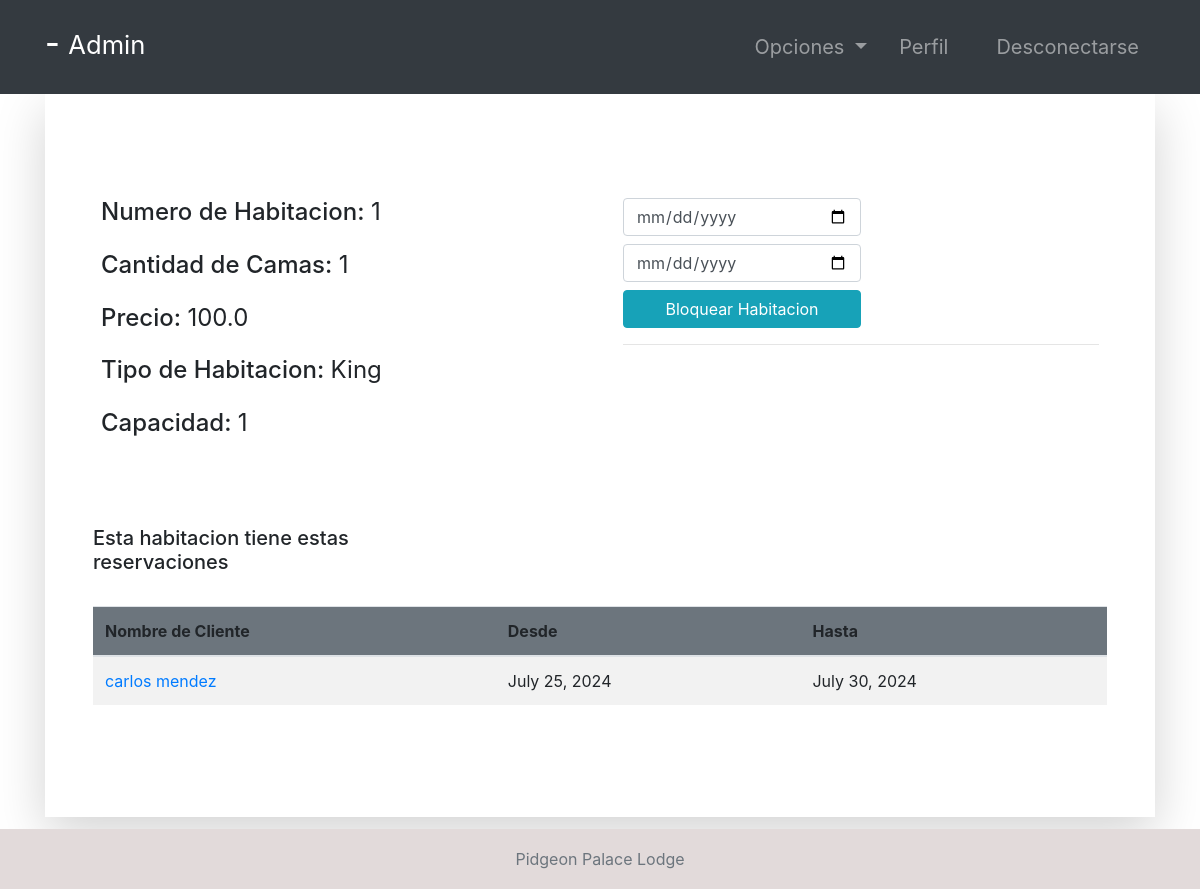
Screenshot of /room-profile/1/ (signed in) with the database file from the repository.
### room/models.py (models this page shows, shortened)
class Room(models.Model):
    ROOM_TYPES = (
        ('King', 'King'),
        ('Luxury', 'Luxury'),
        ('Normal', 'Normal'),
        ('Economic', 'Economic'),
    )
    number = models.IntegerField(primary_key=True)
    capacity = models.SmallIntegerField()
    numberOfBeds = models.SmallIntegerField()
    roomType = models.CharField(max_length=20, choices=ROOM_TYPES)
    price = models.FloatField()
    statusStartDate = models.DateField(null=True)
    statusEndDate = models.DateField(null=True)

class Booking(models.Model):
    roomNumber = models.ForeignKey(Room, on_delete=models.CASCADE)
    guest = models.ForeignKey(Guest, null=True, on_delete=models.CASCADE)
    dateOfReservation = models.DateField(default=timezone.now)
    startDate = models.DateField()
    endDate = models.DateField()

### accounts/models.py (models this page shows, shortened)
class Guest(models.Model):
    user = models.OneToOneField(User, null=True, on_delete=models.CASCADE)
    phoneNumber = PhoneNumberField(unique=True)

### room/views.py (the view, shortened to what this page needs)
# urls.py: path('room-profile/<str:id>/', room_profile, name="room-profile"),
@login_required(login_url='login')
def room_profile(request, id):
    role = str(request.user.groups.all()[0])
    path = role + "/"
    tempRoom = Room.objects.get(number=id)
    bookings = Booking.objects.filter(roomNumber=tempRoom)
    guests = Guest.objects.all()
    bookings2 = Booking.objects.all()
    context = {
        "role": role,
        "bookings": bookings,
        "room": tempRoom,
        "guests": guests,
        "bookings2": bookings2
    }
    return render(request, path + "room-profile.html", context)

### Templates/admin/room-profile.html
{% extends '../index.html' %}
{% block context %}
{% include '../common_pages/room-profile.html' %}
{% endblock %}

### Templates/incs/nav.html (shortened to what this page needs)
<nav class="navbar navbar-dark bg-dark navbar-expand-lg py-3 " role="navigation">
    <div class="container">
        <a href="" class="navbar-brand">
            <h2 class="text-capitalize">
                {{ request.user.first_name }} {{ request.user.last_name }} -
                <small>
                    {{ role }}
                </small>
            </h2>
        </a>
        <div class="collapse navbar-collapse" id="navbarTags">
            <ul class="navbar-nav ml-auto">
                <li class="nav-item dropdown p-2">
                    <a class="nav-link dropdown-toggle" href="#" id="navbarDropdown" role="button"
                        data-toggle="dropdown" aria-haspopup="true" aria-expanded="false">
                        Opciones
                    </a>
                </li>
                <li class="nav-item mr-3 p-2">
                    {% if role == 'staff' or role == 'receptionist' or role == 'admin' or role == 'manager' %}
                    <a href="{% url 'employee-profile' user.id %}" class="nav-link">Perfil</a>
                    {% endif %}
                </li>
                <li class="nav-item p-2 ">
                    <a href="{% url 'logout' %}" class="nav-link">Desconectarse</a>
                </li>
            </ul>
        </div>
    </div>
</nav>

### Templates/common_pages/room-profile.html (shortened to what this page needs)
<div class="container">
    <div class="shadow-lg p-5">
        <div class="row mt-5">
            <div class="col-6">
                <div class="p-2 h4">
                    <span>Numero de Habitacion:</span>
                    <span class="font-weight-normal">{{room.number}}</span>
                </div>
                <div class="p-2 h4">
                    <span>Cantidad de Camas:</span>
                    <span class="font-weight-normal">{{room.numberOfBeds}}</span>
                </div>
                <div class="p-2 h4">
                    <span>Precio:</span>
                    <span class="font-weight-normal">{{room.price}}</span>
                </div>
                <div class="p-2 h4">
                    <span>Tipo de Habitacion:</span>
                    <span class="font-weight-normal">{{ room.roomType }}</span>
                </div>
                <div class="p-2 h4">
                    <span>Capacidad: </span>
                    <span class="font-weight-normal">{{room.capacity}}</span>
                </div>
            </div>
            <div class="col-6">
                {% if role == "manager" or role == "admin" %}
                <div class="p-2 h4 ">
                    <form action="" method="POST">
                        <input type="date" placeholder="Enter Start Date" name="bsd" required
                            class="form-control w-50 mb-2">
                        <input type="date" placeholder="Enter End Date" name="bed" required
                            class="form-control w-50 mb-2">
                        <button name="lockRoom" type="submit" class="btn btn-info w-50">Bloquear Habitacion</button>
                        <br>
                    </form>
                    <form action="" method="POST">
                        <hr>
                    </form>
                </div>
                {% endif %}
                <br>
            </div>
        </div>
        <br>
        <div class="table-responsive table-striped my-5">
            <div class="table-header row">
                <div class="col-sm-12 col-md-12 col-lg-4 mb-4">
                    <h5>Esta habitacion tiene estas reservaciones</h5>
                </div>
            </div>
            <table class="table table-hover table-striped">
                <thead class="bg-secondary rounded">
                    <tr>
                        {% if role != 'guest' %} <th>Nombre de Cliente</th> {% endif %}
                        <th>Desde </th>
                        <th>Hasta</th>
                    </tr>
                </thead>
                <tbody>
                    {% for bo in bookings %}
                    <tr>
                        {% if role != 'guest' %} <td><a href="{% url 'guest-profile' bo.guest.user.id %}">
                                {{bo.guest.user.first_name}}
                                {{bo.guest.user.last_name}}</a></td>
                        {%endif %}
                        <td>{{bo.startDate}}</td>
                        <td>{{bo.endDate}}</td>
                    </tr>
                    {% endfor %}
                </tbody>
            </table>
        </div>
    </div>
</div>

### static/css/main.css (style rules this page uses)
* { margin: 0; padding: 0; -webkit-font-smoothing: antialiased; }
body { position: relative; }
nav .nav-item { font-size: 20px; }

### rows the page displays
Room: number "1", numberOfBeds "1", price "100.0", roomType "King", capacity "1"
Booking: guest.user.first_name "carlos", guest.user.last_name "mendez", startDate "July 25, 2024", endDate "July 30, 2024"

### other values shown
{{ role }} "Admin"
